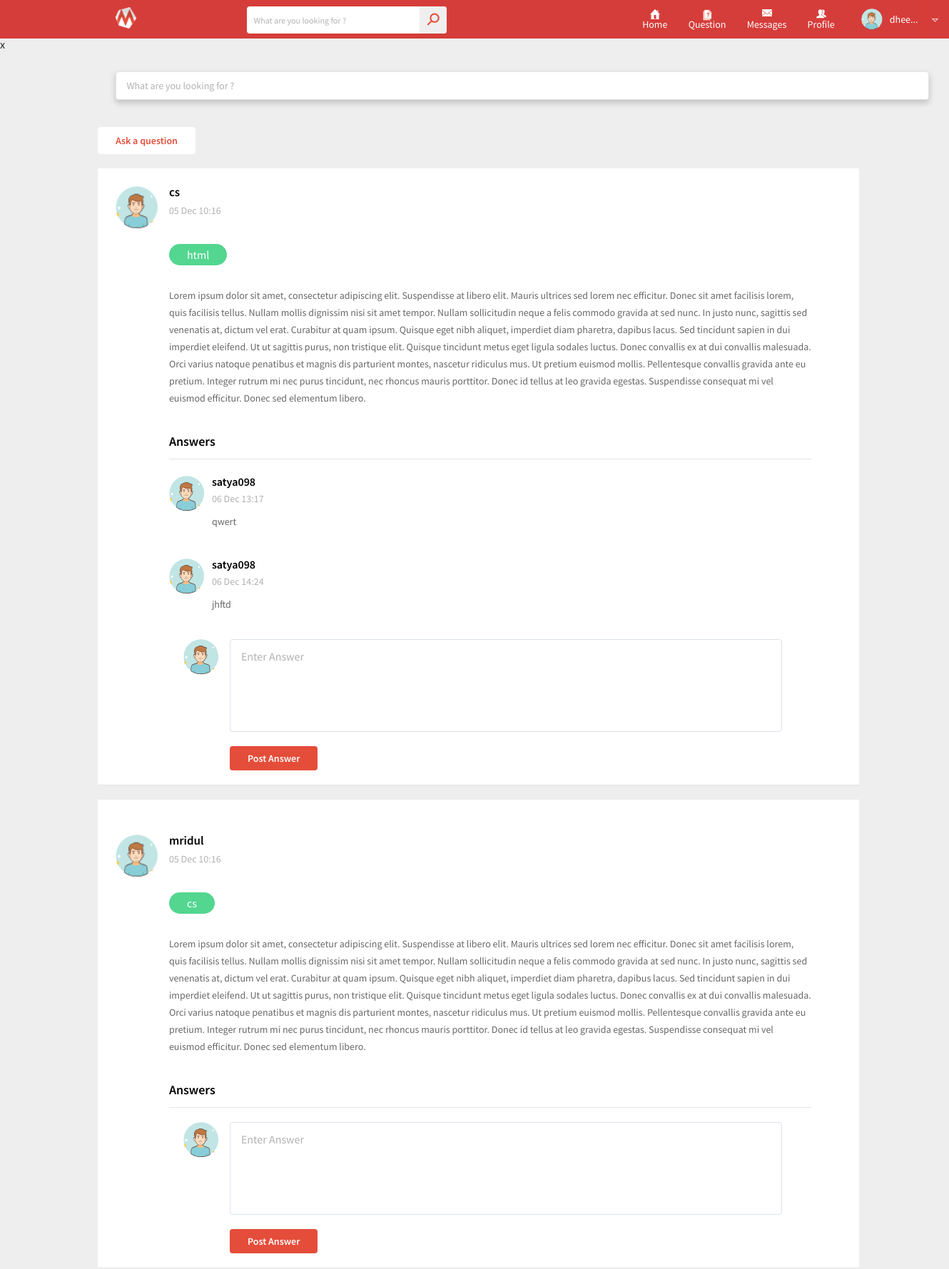
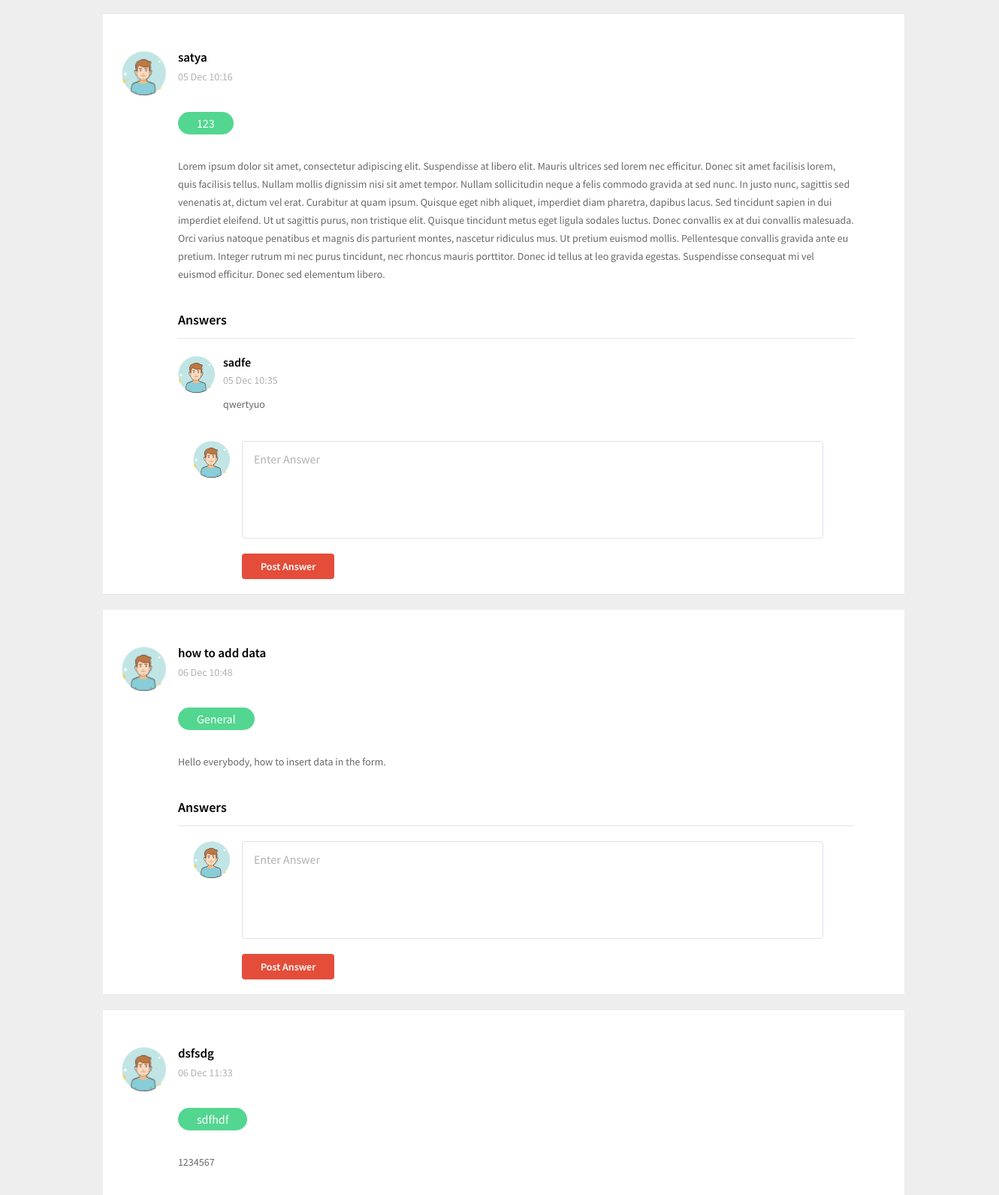
Page /questions.php (signed in, upper part) on the committed database (2 pictures, top to bottom).
### tables this page shows
CREATE TABLE `questions` (
  `q_id` int(10) NOT NULL,
  `q_title` varchar(100) NOT NULL,
  `q_tag` text NOT NULL,
  `q_description` text NOT NULL,
  `time` timestamp NOT NULL DEFAULT CURRENT_TIMESTAMP
);

CREATE TABLE `answers` (
  `answer_id` int(11) NOT NULL,
  `answer` varchar(1000) NOT NULL,
  `q_no` int(10) NOT NULL,
  `answer_username` varchar(100) NOT NULL,
  `time` timestamp NOT NULL DEFAULT CURRENT_TIMESTAMP
);

### questions.php (the view, shortened to what this page needs)
<?php
	include('database_connection.php');
?>
<html>
<head>
	<?php
		include('head_links.php');
	?>
</head>
<body>
<div class="wrapper">
	 <?php
    include('header.php');
    ?>
	<div class="search-sec">
      <div class="container">
        <div class="search-box">
          <form action="forum-post-view.html" method="get">
                <input type="text" onKeyUp="fx2(this.value)" autocomplete="off" name="qu2" id="qu2" class="textbox" placeholder="What are you looking for ?" tabindex="1" value="">
          </form>
		</div>
      </div>
    </div>
		<section class="forum-page">
			<div style="width:100%;">
				<div class="forum-questions-sec">
					<div class="row">
						<div class="col-lg-1">
						</div>
						<div class="col-lg-9">
							<a href="#" title="" class="ask-question">Ask a question</a><br><br><br>
							<?php
							$query = "SELECT * FROM questions ;";
							$statement = $connect->prepare($query);
							$statement->execute();
							$result = $statement->fetchAll();
							foreach($result as $row)
								{
								?>
								<div class="forum-post-view">
									<div class="usr-question">
										<div class="usr_img">
											<img src="images/user_small.png" alt="">
										</div>
										<div class="usr_quest">
											<h3><?php echo $row["q_title"]; ?></h3>
											<span><?php echo date('d M H:i',strtotime($row["time"])); ?></span>
											<ul class="quest-tags">
												<li><a href="#" title=""><?php echo $row["q_tag"]; ?></a></li>
											</ul>
											<p><?php echo $row["q_description"]; ?></p>
											<div class="comment-section">
											<h3>Answers</h3>
													<?php
													$query_ans = "SELECT * FROM answers where q_no=".$row["q_id"]." ;";
													$statement_ans = $connect->prepare($query_ans);
													$statement_ans->execute();
													$result_ans = $statement_ans->fetchAll();
													foreach($result_ans as $row_ans)
														{
														?>
														<div class="comment-sec">
															<ul>
																<li>
																	<div class="comment-list">
																		<div class="bg-img">
																			<img src="images/user_small.png" alt="">
																		</div>
																		<div class="comment">
																			<h3><?php echo $row_ans["answer_username"]; ?></h3>
																			<span><img src="images/clock.png" alt=""><?php echo date('d M H:i',strtotime($row_ans["time"])); ?></span>
																			<p><?php echo $row_ans["answer"]; ?></p>
																		</div>
																	</div>
																</li>
															</ul>
														</div>
														<?php } ?>
											</div>
											<div class="post-comment-box">
												<div class="user-poster">
													<div class="usr-post-img">
														<img src="images/user_small.png" alt="">
													</div>
													<div class="post_comment_sec">
														<form method="post"  enctype="multipart/form-data"  action="post_answer.php">
															<textarea name="answer" placeholder="Enter Answer"></textarea>
															<button type="submit" name="submit" value="Submit">Post Answer</button>
														</form>
													</div>
												</div>
											</div>
										</div>
									</div>
								</div>
								<div class="next-prev">
								</div>
							<?php } ?>
						</div>
					</div>
				</div>
			</div>
		</section>
</div>
</body>
</html>

### database_connection.php (shortened to what this page needs)
<html>
<head>
</head>
</html>

### head_links.php (shortened to what this page needs)
<link rel="stylesheet" href="//code.jquery.com/ui/1.12.1/themes/base/jquery-ui.css">
<link rel="stylesheet" href="https://maxcdn.bootstrapcdn.com/bootstrap/3.3.7/css/bootstrap.min.css">
<link rel="stylesheet" href="https://cdn.rawgit.com/mervick/emojionearea/master/dist/emojionearea.min.css">
<link rel="stylesheet" type="text/css" href="css/animate.css">
<link rel="stylesheet" type="text/css" href="css/bootstrap.min.css">
<link rel="stylesheet" type="text/css" href="css/line-awesome.css">
<link rel="stylesheet" type="text/css" href="css/line-awesome-font-awesome.min.css">
<link rel="stylesheet" type="text/css" href="css/font-awesome.min.css">
<link rel="stylesheet" type="text/css" href="css/jquery.mCustomScrollbar.min.css">
<link rel="stylesheet" type="text/css" href="lib/slick/slick.css">
<link rel="stylesheet" type="text/css" href="lib/slick/slick-theme.css">
<link rel="stylesheet" type="text/css" href="css/style.css">
<link rel="stylesheet" type="text/css" href="css/responsive.css">

### header.php (shortened to what this page needs)
<header>
			<div class="container">
				<div class="header-data">
					<div class="logo">
							<a  title=""><img src="images/logo.png" alt="" style="height:30px;"></a>
							</div>
							<div class="logo">
							<a  title=""><img src="images/logo.gif" alt="" style="height:30px;"></a>
						</div>
					<div class="search-bar">
						<form method="post" action="search_profile.php">
							<input type="text" onKeyUp="fx(this.value)" autocomplete="off" name="qu" id="qu" class="textbox" placeholder="What are you looking for ?" tabindex="1">
							<button type="submit" disabled><i class="la la-search"></i></button>
						</form>
					</div>
					<nav>
						<ul>
							<li>
								<a href="event.php" title="">
									<span><img src="images/icon1.png" alt=""></span>
									Home
								</a>
							</li>
							<li>
								<a href="questions.php" title="">
								<span><img src="images/ques1.png"></span>
									Question
								</a>
							</li>
							<li>
								<a href="index.php" title="">
									<span><img src="images/icon6.png" alt=""></span>
									Messages
								</a>
							</li>
							<li>
								<a href="my_profile.php" title="">
									<span><img src="images/icon4.png" alt=""></span>
									Profile
							   </a>
							  </li>
					</nav>
					<div class="user-account" >
						<div class="user-info" >
							<img src="images/user_small.png" height="30" alt="">
							<a href="#" title=""><?php echo substr($_SESSION['username'],0,4);  ?>...</a>
							<i class="la la-sort-down"></i>
						</div>
					</div>
				</div>
			</div>
		</header>
x

### rows in the picture
questions: q_title "cs", time "05 Dec 10:16", q_tag "html", q_description "Lorem ipsum dolor sit amet, consectetur adipiscing elit. Suspendisse at libero elit. Mauris ultrices sed lorem nec efficitur. Donec sit amet facilisis lorem, quis facilisis tellus. Nullam mollis dignissim nisi sit amet tempor. Nullam sollicitudin neque a felis commodo gravida at sed nunc. In justo nunc, sagittis sed venenatis at, dictum vel erat. Curabitur at quam ipsum. Quisque eget nibh aliquet, imperdiet diam pharetra, dapibus lacus. Sed tincidunt sapien in dui imperdiet eleifend. Ut ut sagittis purus, non tristique elit. Quisque tincidunt metus eget ligula sodales luctus. Donec convallis ex at dui convallis malesuada. Orci varius natoque penatibus et magnis dis parturient montes,…"
answers: answer_username "satya098", time "06 Dec 13:17", answer "qwert"
answers: answer_username "satya098", time "06 Dec 14:24", answer "jhftd"
questions: q_title "mridul", time "05 Dec 10:16", q_tag "cs", q_description "Lorem ipsum dolor sit amet, consectetur adipiscing elit. Suspendisse at libero elit. Mauris ultrices sed lorem nec efficitur. Donec sit amet facilisis lorem, quis facilisis tellus. Nullam mollis dignissim nisi sit amet tempor. Nullam sollicitudin neque a felis commodo gravida at sed nunc. In justo nunc, sagittis sed venenatis at, dictum vel erat. Curabitur at quam ipsum. Quisque eget nibh aliquet, imperdiet diam pharetra, dapibus lacus. Sed tincidunt sapien in dui imperdiet eleifend. Ut ut sagittis purus, non tristique elit. Quisque tincidunt metus eget ligula sodales luctus. Donec convallis ex at dui convallis malesuada. Orci varius natoque penatibus et magnis dis parturient montes,…"
questions: q_title "satya", time "05 Dec 10:16", q_tag "123", q_description "Lorem ipsum dolor sit amet, consectetur adipiscing elit. Suspendisse at libero elit. Mauris ultrices sed lorem nec efficitur. Donec sit amet facilisis lorem, quis facilisis tellus. Nullam mollis dignissim nisi sit amet tempor. Nullam sollicitudin neque a felis commodo gravida at sed nunc. In justo nunc, sagittis sed venenatis at, dictum vel erat. Curabitur at quam ipsum. Quisque eget nibh aliquet, imperdiet diam pharetra, dapibus lacus. Sed tincidunt sapien in dui imperdiet eleifend. Ut ut sagittis purus, non tristique elit. Quisque tincidunt metus eget ligula sodales luctus. Donec convallis ex at dui convallis malesuada. Orci varius natoque penatibus et magnis dis parturient montes,…"
answers: answer_username "sadfe", time "05 Dec 10:35", answer "qwertyuo"
questions: q_title "how to add data", time "06 Dec 10:48", q_tag "General", q_description "Hello everybody, how to insert data in the form."
questions: q_title "dsfsdg", time "06 Dec 11:33", q_tag "sdfhdf", q_description "1234567"

### other values in the picture
substr($_SESSION['username'],0,4) "dhee"
